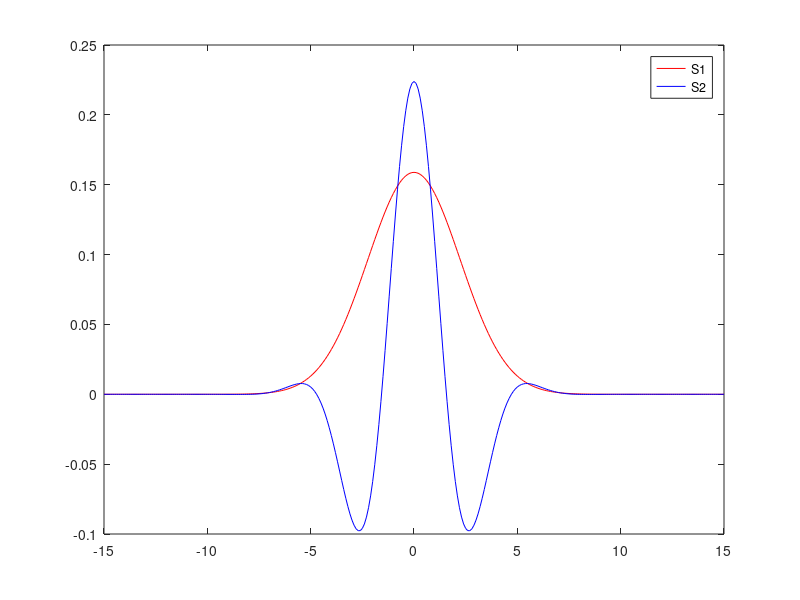
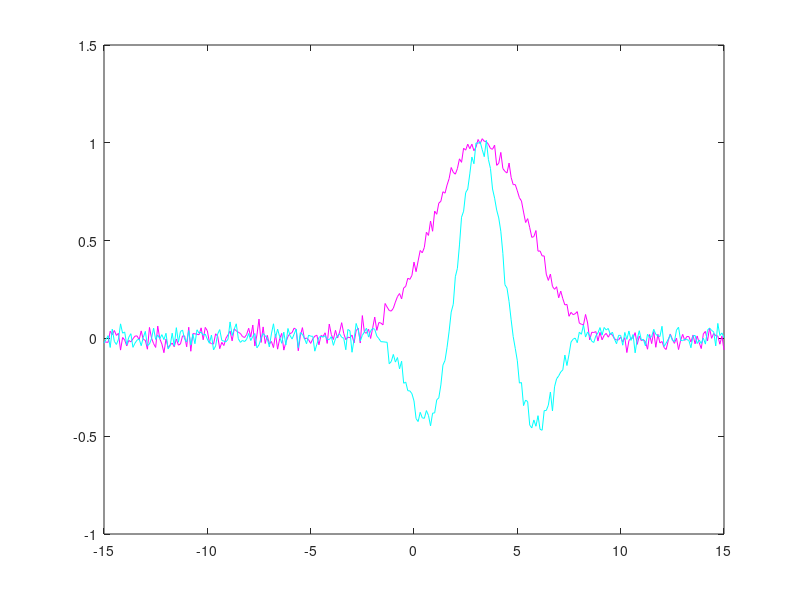
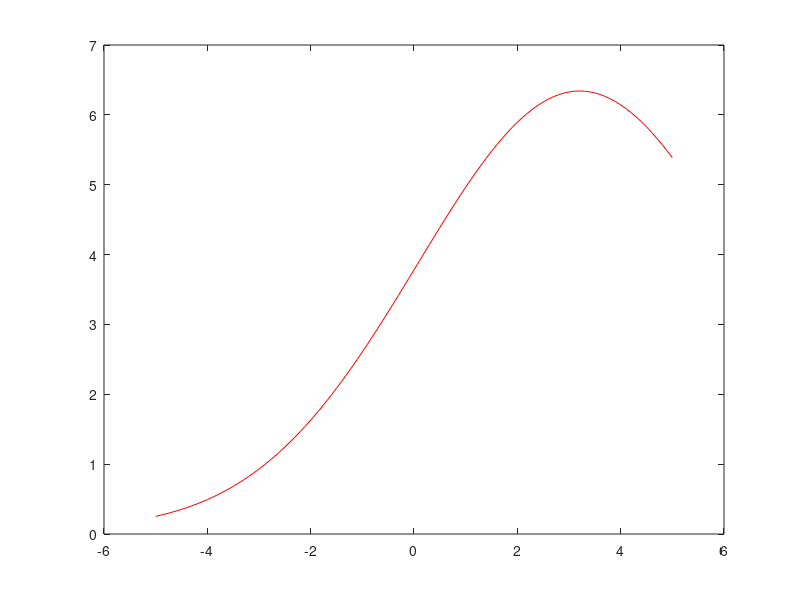

Write the MATLAB code that produced these figures, in order.
clear all
close all


T_s = 0.1;
T_range = [-15:T_s:15];
s1 = exp(-0.1*T_range.^2);
s2 = exp(-0.1*T_range.^2).*cos(T_range);

% Compute the energy
E1 = sum(abs(s1.^2));
E2 = sum(abs(s2.^2));

% Normalized signals => signal energy =1
s1 = s1/sqrt(E1);
s2 = s2/sqrt(E2);

% SNR
SNR = 30;
sigma2 = 10^(-SNR/10);

% Random time diff calc
T = -5 + 10*rand(1);

%% a)
% s2 is better because of greater derivate which is looked for in CRB
% See (3.14) in kay I
figure(1)
plot (T_range,s1,'r')
hold on
plot (T_range,s2,'b')
hold off
legend("S1","S2")

%% b)


%% Lägger till brus
x1 = exp(-0.1*(T_range-T).^2) + sqrt(sigma2)*randn(1,length(T_range));
x2 = exp(-0.1*(T_range-T).^2).*cos(T_range-T) + sqrt(sigma2)*randn(1,length(T_range));
figure(2)
plot(T_range,x1,'m')
hold on
plot(T_range,x2,'c')

%%

T_search = -5:T_s:5;
T_hat_metric = zeros(1,length(T_search));

for i = 1:1:length(T_search)
    t = T_search(i);
    intermidiate = 1/sqrt(E1)*exp(-0.1*(T_range-t).^2);
    T_hat_metric(i) = sum(x1.*intermidiate);
end

figure(3)
plot(T_search,T_hat_metric,'r')
[max, max_t_index] = max(T_hat_metric);
T_search(max_t_index)




